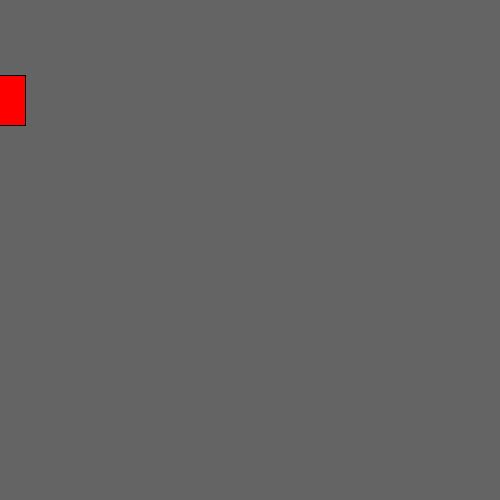
Frame 1 (no input)
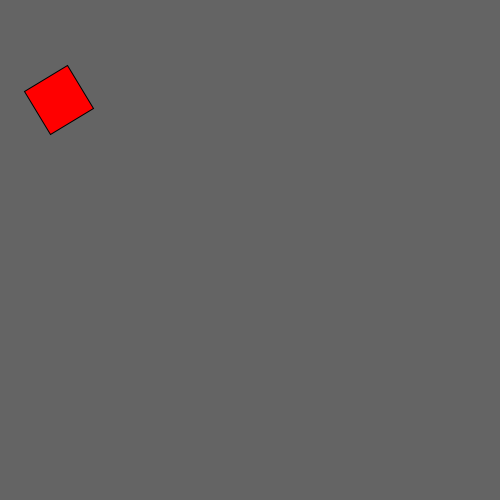
Frame 60 (the mouse pressed at the canvas centre just before this capture)
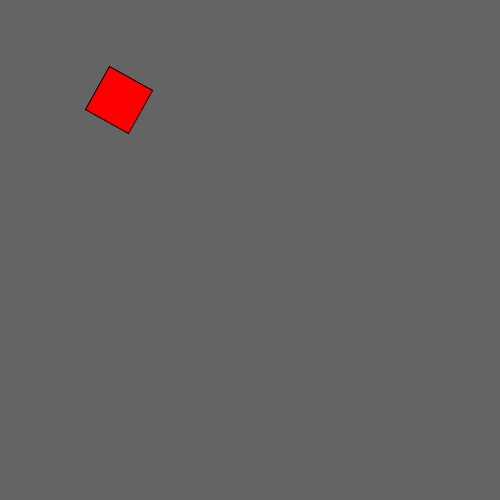
Frame 120 (the mouse held since frame 60 and released just before this capture)

The Processing sketch that drew these frames (run headless with seeded random() and noise(); from frame 60 on, the mouse is pressed at the canvas centre):

// Processing sketch: rototraslazione
// ── rototraslazione.pde
int a;
int x;

void setup(){
 size(500,500);
 a = 0;
 x = 0;
 //frameRate(10);
 //rectMode(CENTER);
}

void draw(){
 background(100);
 fill(255,0,0);
 translate(x++,100);
 rotate(radians(a));
 rect(-25,-25,50,50);
 //rect(0,0,50,50);
 a++;
}
